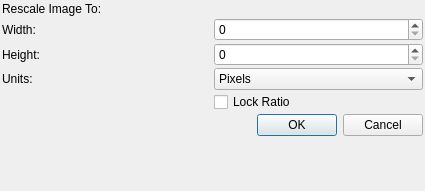
<ui version="4.0" >
 <class>CanvasScaleDialog</class>
 <widget class="QDialog" name="CanvasScaleDialog" >
  <property name="geometry" >
   <rect>
    <x>0</x>
    <y>0</y>
    <width>425</width>
    <height>191</height>
   </rect>
  </property>
  <property name="windowTitle" >
   <string>Rescale Image</string>
  </property>
  <layout class="QVBoxLayout" >
   <property name="spacing" >
    <number>2</number>
   </property>
   <property name="margin" >
    <number>2</number>
   </property>
   <item>
    <widget class="QLabel" name="label_3" >
     <property name="text" >
      <string>Rescale Image To:</string>
     </property>
    </widget>
   </item>
   <item>
    <layout class="QGridLayout" >
     <property name="spacing" >
      <number>2</number>
     </property>
     <item row="0" column="0" >
      <widget class="QLabel" name="label" >
       <property name="text" >
        <string>Width:</string>
       </property>
      </widget>
     </item>
     <item row="1" column="0" >
      <widget class="QLabel" name="label_2" >
       <property name="text" >
        <string>Height:</string>
       </property>
      </widget>
     </item>
     <item row="0" column="1" >
      <widget class="QSpinBox" name="width_spin_box" >
       <property name="maximum" >
        <number>99999</number>
       </property>
      </widget>
     </item>
     <item row="1" column="1" >
      <widget class="QSpinBox" name="height_spin_box" >
       <property name="maximum" >
        <number>99999</number>
       </property>
      </widget>
     </item>
     <item row="2" column="0" >
      <widget class="QLabel" name="label_4" >
       <property name="text" >
        <string>Units:</string>
       </property>
      </widget>
     </item>
     <item row="2" column="1" >
      <widget class="QComboBox" name="comboBox" >
       <property name="currentIndex" >
        <number>0</number>
       </property>
       <item>
        <property name="text" >
         <string>Pixels</string>
        </property>
       </item>
      </widget>
     </item>
     <item row="3" column="1" >
      <widget class="QCheckBox" name="lock_ratio_checkBox" >
       <property name="text" >
        <string>Lock Ratio</string>
       </property>
      </widget>
     </item>
    </layout>
   </item>
   <item>
    <widget class="QDialogButtonBox" name="buttonBox" >
     <property name="orientation" >
      <enum>Qt::Horizontal</enum>
     </property>
     <property name="standardButtons" >
      <set>QDialogButtonBox::Cancel|QDialogButtonBox::Ok</set>
     </property>
    </widget>
   </item>
   <item>
    <spacer>
     <property name="orientation" >
      <enum>Qt::Vertical</enum>
     </property>
     <property name="sizeHint" stdset="0" >
      <size>
       <width>20</width>
       <height>40</height>
      </size>
     </property>
    </spacer>
   </item>
  </layout>
 </widget>
 <resources/>
 <connections>
  <connection>
   <sender>buttonBox</sender>
   <signal>accepted()</signal>
   <receiver>CanvasScaleDialog</receiver>
   <slot>accept()</slot>
   <hints>
    <hint type="sourcelabel" >
     <x>248</x>
     <y>254</y>
    </hint>
    <hint type="destinationlabel" >
     <x>157</x>
     <y>274</y>
    </hint>
   </hints>
  </connection>
  <connection>
   <sender>buttonBox</sender>
   <signal>rejected()</signal>
   <receiver>CanvasScaleDialog</receiver>
   <slot>reject()</slot>
   <hints>
    <hint type="sourcelabel" >
     <x>316</x>
     <y>260</y>
    </hint>
    <hint type="destinationlabel" >
     <x>286</x>
     <y>274</y>
    </hint>
   </hints>
  </connection>
 </connections>
</ui>
